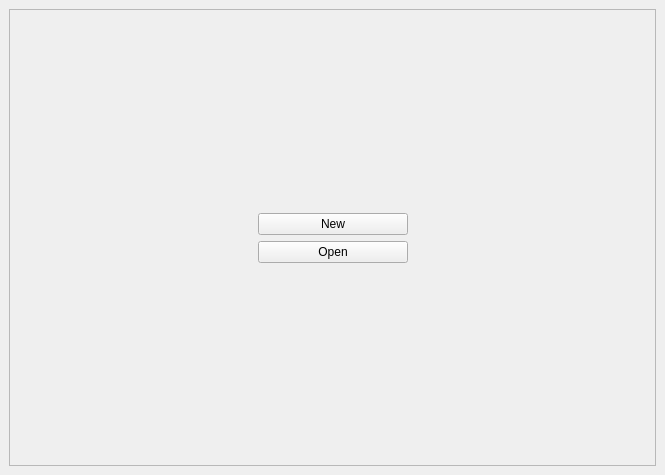
<?xml version="1.0" encoding="UTF-8"?>
<ui version="4.0">
 <class>MainWindow</class>
 <widget class="QMainWindow" name="MainWindow">
  <property name="geometry">
   <rect>
    <x>0</x>
    <y>0</y>
    <width>665</width>
    <height>475</height>
   </rect>
  </property>
  <property name="windowTitle">
   <string>MainWindow</string>
  </property>
  <widget class="QWidget" name="centralwidget">
   <layout class="QHBoxLayout" name="horizontalLayout">
    <item>
     <widget class="QFrame" name="initialFrame">
      <property name="frameShape">
       <enum>QFrame::StyledPanel</enum>
      </property>
      <property name="frameShadow">
       <enum>QFrame::Raised</enum>
      </property>
      <layout class="QGridLayout" name="gridLayout">
       <item row="1" column="0">
        <spacer name="horizontalSpacer">
         <property name="orientation">
          <enum>Qt::Horizontal</enum>
         </property>
         <property name="sizeHint" stdset="0">
          <size>
           <width>40</width>
           <height>20</height>
          </size>
         </property>
        </spacer>
       </item>
       <item row="2" column="1">
        <widget class="QPushButton" name="openDiaryButton">
         <property name="minimumSize">
          <size>
           <width>100</width>
           <height>0</height>
          </size>
         </property>
         <property name="text">
          <string>Open</string>
         </property>
        </widget>
       </item>
       <item row="1" column="1">
        <widget class="QPushButton" name="newDiaryButton">
         <property name="minimumSize">
          <size>
           <width>150</width>
           <height>0</height>
          </size>
         </property>
         <property name="text">
          <string>New</string>
         </property>
        </widget>
       </item>
       <item row="0" column="1">
        <spacer name="verticalSpacer">
         <property name="orientation">
          <enum>Qt::Vertical</enum>
         </property>
         <property name="sizeHint" stdset="0">
          <size>
           <width>20</width>
           <height>40</height>
          </size>
         </property>
        </spacer>
       </item>
       <item row="3" column="1">
        <spacer name="verticalSpacer_2">
         <property name="orientation">
          <enum>Qt::Vertical</enum>
         </property>
         <property name="sizeHint" stdset="0">
          <size>
           <width>20</width>
           <height>40</height>
          </size>
         </property>
        </spacer>
       </item>
       <item row="1" column="2">
        <spacer name="horizontalSpacer_2">
         <property name="orientation">
          <enum>Qt::Horizontal</enum>
         </property>
         <property name="sizeHint" stdset="0">
          <size>
           <width>40</width>
           <height>20</height>
          </size>
         </property>
        </spacer>
       </item>
      </layout>
     </widget>
    </item>
   </layout>
  </widget>
 </widget>
 <resources/>
 <connections/>
</ui>
